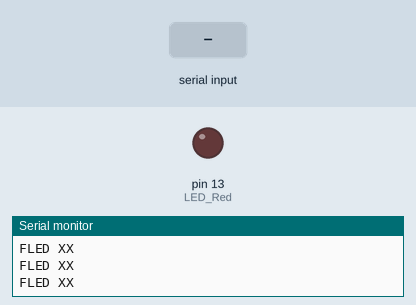
Simulated run of this sketch. Board: Arduino Uno, built with avr-gcc and run on an emulated ATmega328P. On the bench: output pins drawn as LEDs (lit = HIGH), the last lines printed to the serial monitor. The test bench sets the inputs (shaded band).

Above: at 1.2 s.
1.3 s: "C" received over the second serial link
At 1.8 s:
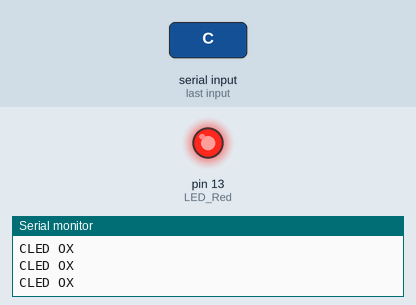
2.8 s: "D" received over the second serial link
At 4.0 s:
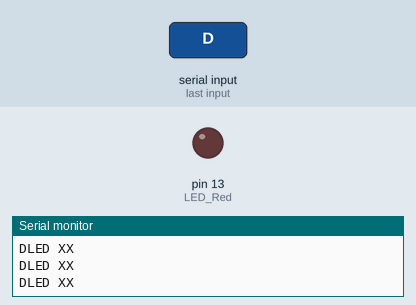
Timing chart, 0 to 5.8 s (numbered marks = the images above; inputs shaded):
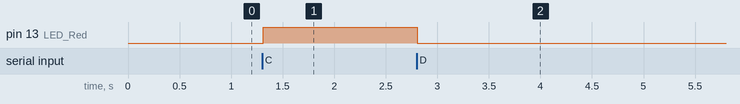

The sketch:

OrientationSensor_LED2.ino
```cpp
#include <SoftwareSerial.h>
#define BTtx 2
#define BTrx 3
#define LED_Red 13
#define LED_Green 12
SoftwareSerial BT(BTtx , BTrx);

char data = 'F';

void setup() {
  BT.begin(9600);
  Serial.begin(9600);
  pinMode(LED_Red, OUTPUT);
}

void loop() {
  if(BT.available()>0){
    data = BT.read();
  }
  Serial.print(data);
  if(data == 'D'){
    digitalWrite(LED_Red , LOW);
    digitalWrite(LED_Green , LOW);
    Serial.println("LED XX");
  }else if(data == 'C'){
    digitalWrite(LED_Red , HIGH);
    digitalWrite(LED_Green , LOW);
    Serial.println("LED OX");
  }else if(data == 'B'){
    digitalWrite(LED_Red , LOW);
    digitalWrite(LED_Green , HIGH);
    Serial.println("LED XO");
  }else if(data == 'A'){
    digitalWrite(LED_Red , HIGH);
    digitalWrite(LED_Green , HIGH);
    Serial.println("LED OO");
  }else if(data == 'F'){
    digitalWrite(LED_Red , LOW);
    digitalWrite(LED_Green , LOW);
    Serial.println("LED XX");
  }
}
```

Measured:
- after the input at 1.3 s, pin 13 (LED_Red): LOW → HIGH at once
- after the input at 2.8 s, pin 13 (LED_Red): HIGH → LOW at once
